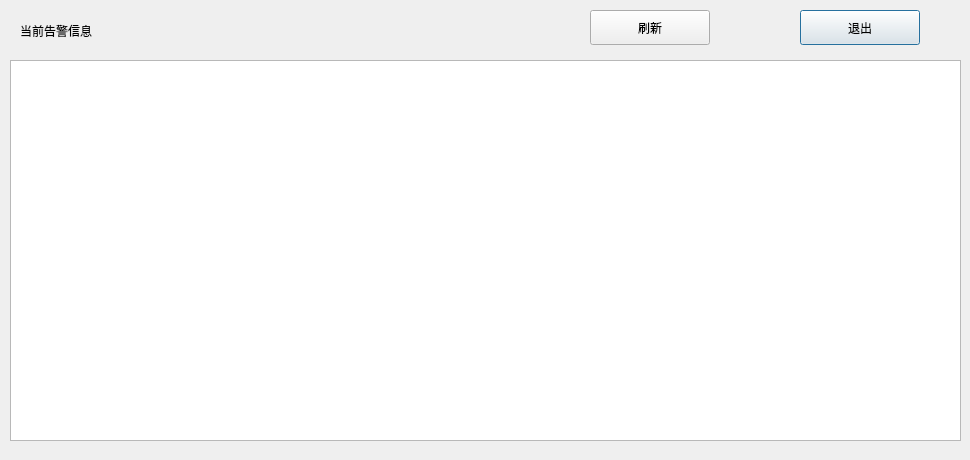
<?xml version="1.0" encoding="UTF-8"?>
<ui version="4.0">
 <class>BUS_CurrentAlarmsDlg</class>
 <widget class="QDialog" name="BUS_CurrentAlarmsDlg">
  <property name="geometry">
   <rect>
    <x>0</x>
    <y>0</y>
    <width>970</width>
    <height>460</height>
   </rect>
  </property>
  <property name="windowTitle">
   <string>Dialog</string>
  </property>
  <widget class="QPushButton" name="quitBtn">
   <property name="geometry">
    <rect>
     <x>800</x>
     <y>10</y>
     <width>120</width>
     <height>35</height>
    </rect>
   </property>
   <property name="text">
    <string>退出</string>
   </property>
  </widget>
  <widget class="QPushButton" name="refreshBtn">
   <property name="geometry">
    <rect>
     <x>590</x>
     <y>10</y>
     <width>120</width>
     <height>35</height>
    </rect>
   </property>
   <property name="text">
    <string>刷新</string>
   </property>
  </widget>
  <widget class="QTableWidget" name="tableWidget">
   <property name="geometry">
    <rect>
     <x>10</x>
     <y>60</y>
     <width>951</width>
     <height>381</height>
    </rect>
   </property>
   <property name="font">
    <font>
     <pointsize>10</pointsize>
    </font>
   </property>
  </widget>
  <widget class="QLabel" name="label">
   <property name="geometry">
    <rect>
     <x>20</x>
     <y>10</y>
     <width>191</width>
     <height>41</height>
    </rect>
   </property>
   <property name="text">
    <string>当前告警信息</string>
   </property>
  </widget>
 </widget>
 <resources/>
 <connections/>
</ui>
